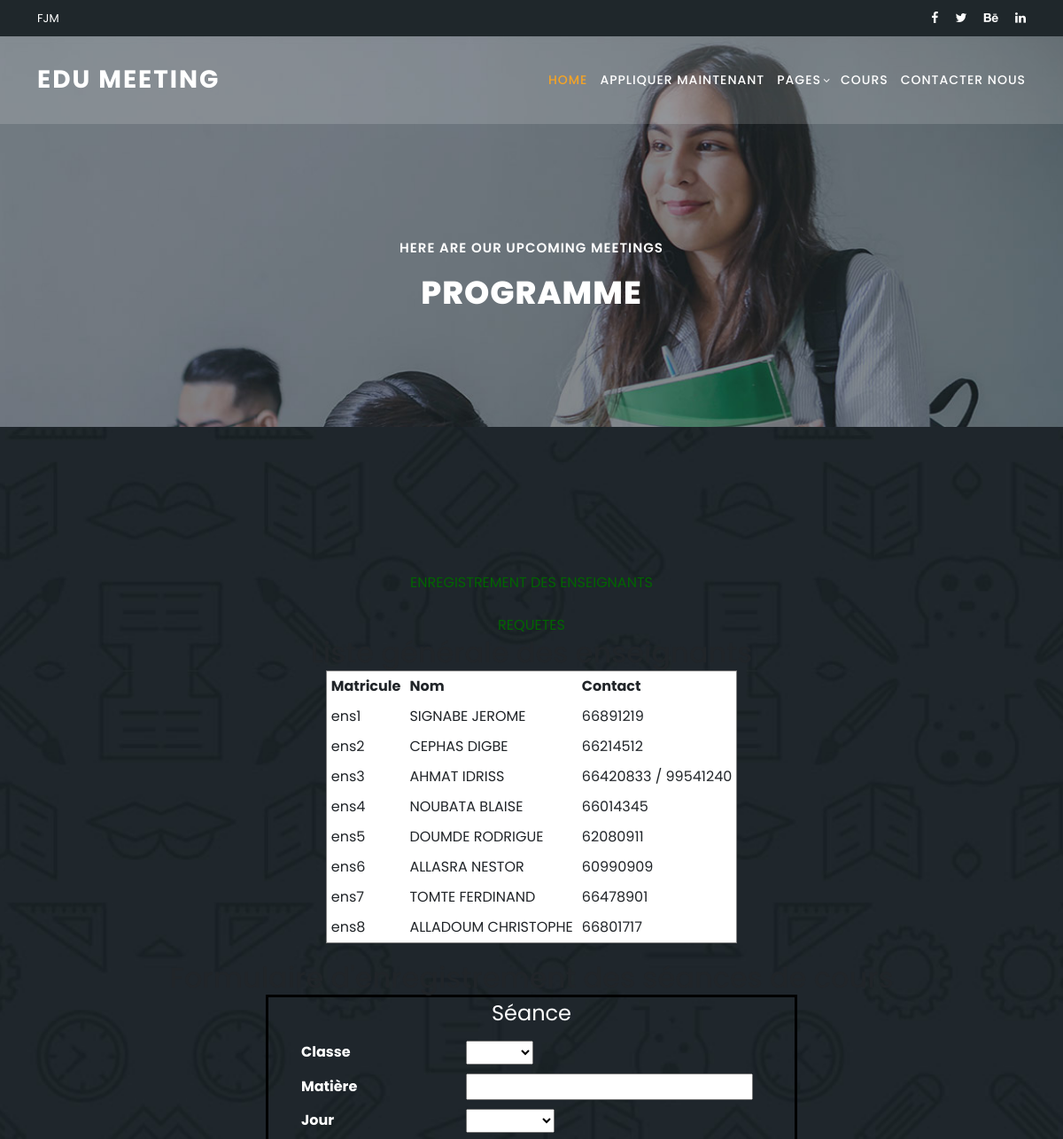
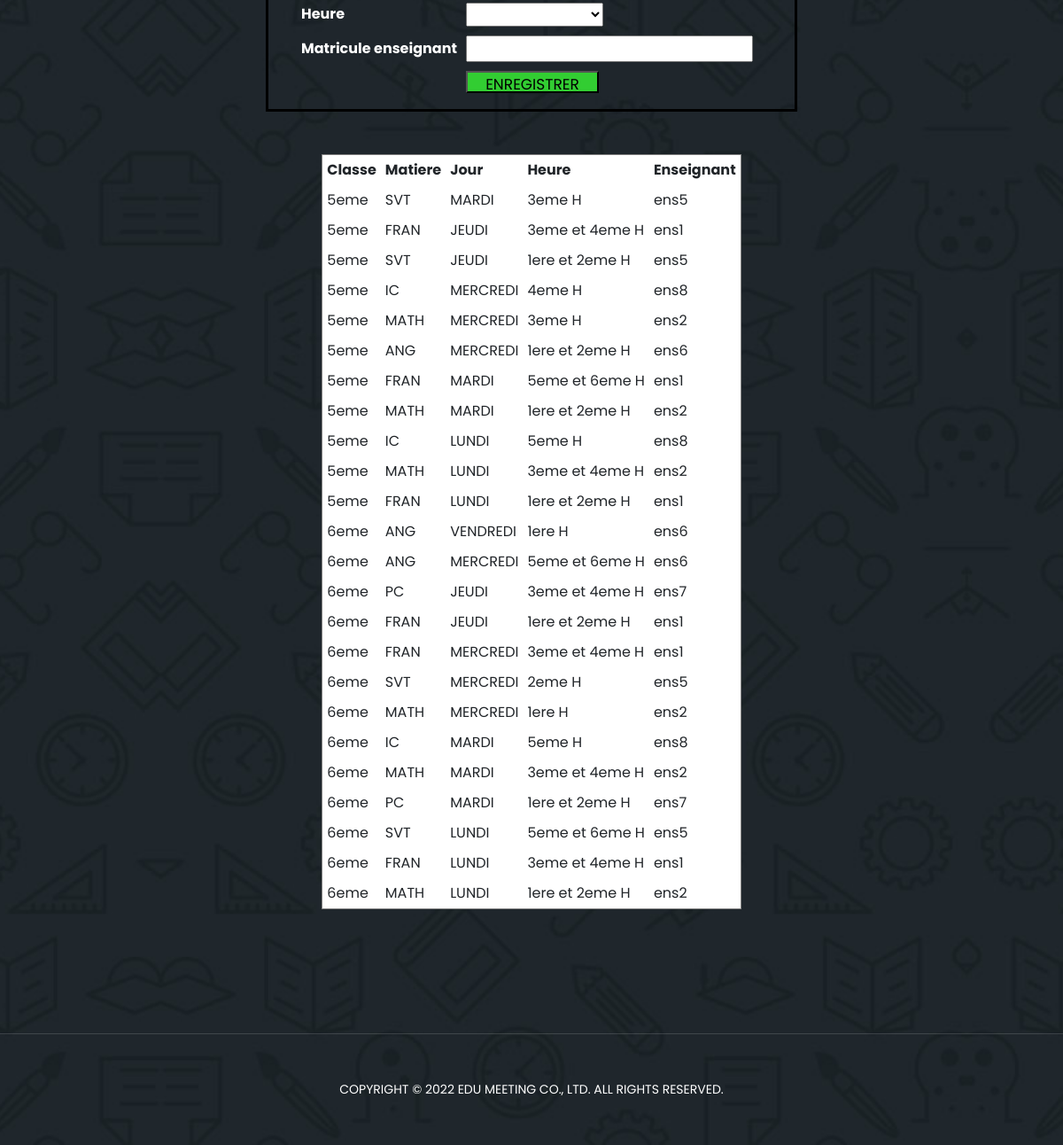
Screenshot of /cours.php with the database file from the repository (2 pictures, top to bottom).
### tables this page shows
CREATE TABLE IF NOT EXISTS `tb_enseignant` (
  `matricule` varchar(20) NOT NULL,
  `nom` varchar(150) NOT NULL,
  `contact` varchar(50) NOT NULL,
  PRIMARY KEY (`matricule`)
);

CREATE TABLE IF NOT EXISTS `tb_cours` (
  `id` int(11) NOT NULL AUTO_INCREMENT,
  `classe` varchar(30) NOT NULL,
  `matiere` varchar(80) NOT NULL,
  `num_jour` smallint(6) DEFAULT NULL,
  `Jour` varchar(20) NOT NULL,
  `heure` varchar(20) NOT NULL,
  `matricule_ens` varchar(20) NOT NULL,
  PRIMARY KEY (`id`),
  KEY `fk` (`matricule_ens`)
);

### cours.php (the view, shortened to what this page needs)
<?php
$servername = "localhost";
$username = "root";
$password = "";
$dbname = "emploidutemps_db";
$conn = mysqli_connect($servername, $username, $password, $dbname);
?>
<?php
$heure=@$_POST["heure"];
$jour=@$_POST["jour"];
$classe=@$_POST["classe"];
$mess='';
?>
<!DOCTYPE html>
<html lang="en">
  <head>
    <link href="vendor/bootstrap/css/bootstrap.min.css" rel="stylesheet">
    <link rel="stylesheet" href="assets/css/fontawesome.css">
    <link rel="stylesheet" href="assets/css/templatemo-edu-meeting.css">
    <link rel="stylesheet" href="assets/css/owl.css">
    <link rel="stylesheet" href="assets/css/lightbox.css">
    <link rel="stylesheet" type="text/css" href="mystyle.css">
  </head>
<body>
  <div class="sub-header">
    <div class="container">
      <div class="row">
        <div class="col-lg-8 col-sm-8">
          <div class="left-content">
            <p>FJM</p>
          </div>
        </div>
        <div class="col-lg-4 col-sm-4">
          <div class="right-icons">
            <ul>
              <li><a href="#"><i class="fa fa-facebook"></i></a></li>
              <li><a href="#"><i class="fa fa-twitter"></i></a></li>
              <li><a href="#"><i class="fa fa-behance"></i></a></li>
              <li><a href="#"><i class="fa fa-linkedin"></i></a></li>
            </ul>
          </div>
        </div>
      </div>
    </div>
  </div>
  <header class="header-area header-sticky">
      <div class="container">
          <div class="row">
              <div class="col-12">
                  <nav class="main-nav">
                      <a href="index.html" class="logo">
                          Edu Meeting
                      </a>
                      <ul class="nav">
                        <li><a href="../index.html" class="active">Home</a></li>
                        <li class="scroll-to-section"><a href="../index.html/#apply">Appliquer maintenant</a></li>
                        <li class="has-sub">
                            <a href="javascript:void(0)">Pages</a>
                        </li>
                        <li class="scroll-to-section"><a href="../index/#courses">Cours</a></li>
                        <li class="scroll-to-section"><a href="../index/#contact">Contacter nous</a></li>
                    </ul>
                  </nav>
              </div>
          </div>
      </div>
  </header>
  <section class="heading-page header-text" id="top">
    <div class="container">
      <div class="row">
        <div class="col-lg-12">
          <h6>Here are our upcoming meetings</h6>
          <h2>Programme</h2>
        </div>
      </div>
    </div>
  </section>
  <section class="meetings-page" id="meetings">
<div align="center">
<br>
	<a href="index.php">ENREGISTREMENT DES ENSEIGNANTS</a><br><br>
	<a href="requetes.php">REQUETES</a>
<h2>Liste générale des enseignants</h2>
<?php
	$rq1=mysqli_query($conn,"select * from tb_enseignant ");
	print'<table border="1" class="tab"><tr><th>Matricule</th><th>Nom</th><th>Contact</th></tr>';
	while($rst=mysqli_fetch_assoc($rq1)){
	  print"<tr>";
	         echo"<td>".$rst['matricule']."</td>";
	          echo"<td>".$rst['nom']."</td>";
	           echo"<td>".$rst['contact']."</td>";
	         print"</tr>";
	}
		print'</table>';
	?>
<h2>Formulaire d'enregistrement des séances de cours</h2>
<form action="" method="POST" >
<fieldset>
	<legend> <font color="white">Séance</font></legend>
	<table>
	<tr><td><b><font color="white">Classe</font> </b></td><td><select name="classe" id="classe" >
     <option  value="<?php echo $classe; ?>"><?php echo $classe; ?></option>
         <option  value="6eme">6eme</option>
     </select></td></tr>
	<tr><td><b><font color="white">Matière</font> </b></td><td><input type="text" name="matiere" value=""></td></tr>
	<tr><td><b><font color="white">Jour</font> </b></td><td><select name="jour" id="jour" >
     <option  value="<?php echo $jour; ?>"><?php echo $jour; ?></option>
         <option  value="LUNDI">LUNDI</option>
     </select></td></tr>
  <tr><td><b><font color="white">Heure</font> </b></td><td><select name="heure" id="heure" >
     <option  value="<?php echo $heure; ?>"><?php echo $heure; ?></option>
         <option  value="1ere et 2eme H">1ere et 2eme H</option>
     </select></td></tr>
  <tr><td><b><font color="white">Matricule enseignant</font> </b></td><td><input type="text" name="matricule" value=""></td></tr>
	<tr><td></td><td><input type="submit" name="benrg" value="ENREGISTRER" class="bouton"></td></tr>
	<tr><td></td><td><?php print $mess;?></td><td></td></tr>
	</table>
	</fieldset>
</form>
<?php
print"<br><br>";
	$rq2=mysqli_query($conn,"select * from tb_cours order by id desc ");
	print'<table border="1" class="tab" ><tr><th>Classe</th><th>Matiere</th><th>Jour</th><th>Heure</th><th>Enseignant</th></tr>';
	while($rst2=mysqli_fetch_assoc($rq2)){
	  print"<tr>";
	         echo"<td>".$rst2['classe']."</td>";
	          echo"<td>".$rst2['matiere']."</td>";
	          echo"<td>".$rst2['Jour']."</td>";
	           echo"<td>".$rst2['heure']."</td>";
	           echo"<td>".$rst2['matricule_ens']."</td>";
	         print"</tr>";
	}
		print'</table>';
	?>
</div>
<div class="footer">
      <p>Copyright © 2022 Edu Meeting Co., Ltd. All Rights Reserved.</p>
    </div>
  </section>
</body>
</html>

### mystyle.css (style rules this page uses)
body { margin:0px; padding: 0px; background-color: #87cefa; }
.tab { background-color: white; border-collapse: collapse; margin-bottom: 20px; }
.tab th,td { padding: 5px; }
.bouton { width: 150px; height: 25px; font-size: 17px; background-color: #32cd32; }
fieldset { width: 50%; border:3px solid black; color: white; }
a { color:#006400; text-decoration: none; }

### rows the page displays
tb_enseignant: matricule "ens1", nom "SIGNABE JEROME", contact "66891219"
tb_enseignant: matricule "ens2", nom "CEPHAS DIGBE", contact "66214512"
tb_enseignant: matricule "ens3", nom "AHMAT IDRISS", contact "66420833 / 99541240"
tb_enseignant: matricule "ens4", nom "NOUBATA BLAISE", contact "66014345"
tb_enseignant: matricule "ens5", nom "DOUMDE RODRIGUE", contact "62080911"
tb_enseignant: matricule "ens6", nom "ALLASRA NESTOR", contact "60990909"
tb_enseignant: matricule "ens7", nom "TOMTE FERDINAND", contact "66478901"
tb_enseignant: matricule "ens8", nom "ALLADOUM CHRISTOPHE", contact "66801717"
tb_cours: classe "5eme", matiere "SVT", Jour "MARDI", heure "3eme H", matricule_ens "ens5"
tb_cours: classe "5eme", matiere "FRAN", Jour "JEUDI", heure "3eme et 4eme H", matricule_ens "ens1"
tb_cours: classe "5eme", matiere "SVT", Jour "JEUDI", heure "1ere et 2eme H", matricule_ens "ens5"
tb_cours: classe "5eme", matiere "IC", Jour "MERCREDI", heure "4eme H", matricule_ens "ens8"
tb_cours: classe "5eme", matiere "MATH", Jour "MERCREDI", heure "3eme H", matricule_ens "ens2"
tb_cours: classe "5eme", matiere "ANG", Jour "MERCREDI", heure "1ere et 2eme H", matricule_ens "ens6"
tb_cours: classe "5eme", matiere "FRAN", Jour "MARDI", heure "5eme et 6eme H", matricule_ens "ens1"
tb_cours: classe "5eme", matiere "MATH", Jour "MARDI", heure "1ere et 2eme H", matricule_ens "ens2"
tb_cours: classe "5eme", matiere "IC", Jour "LUNDI", heure "5eme H", matricule_ens "ens8"
tb_cours: classe "5eme", matiere "MATH", Jour "LUNDI", heure "3eme et 4eme H", matricule_ens "ens2"
tb_cours: classe "5eme", matiere "FRAN", Jour "LUNDI", heure "1ere et 2eme H", matricule_ens "ens1"
tb_cours: classe "6eme", matiere "ANG", Jour "VENDREDI", heure "1ere H", matricule_ens "ens6"
tb_cours: classe "6eme", matiere "ANG", Jour "MERCREDI", heure "5eme et 6eme H", matricule_ens "ens6"
tb_cours: classe "6eme", matiere "PC", Jour "JEUDI", heure "3eme et 4eme H", matricule_ens "ens7"
tb_cours: classe "6eme", matiere "FRAN", Jour "JEUDI", heure "1ere et 2eme H", matricule_ens "ens1"
tb_cours: classe "6eme", matiere "FRAN", Jour "MERCREDI", heure "3eme et 4eme H", matricule_ens "ens1"
tb_cours: classe "6eme", matiere "SVT", Jour "MERCREDI", heure "2eme H", matricule_ens "ens5"
tb_cours: classe "6eme", matiere "MATH", Jour "MERCREDI", heure "1ere H", matricule_ens "ens2"
tb_cours: classe "6eme", matiere "IC", Jour "MARDI", heure "5eme H", matricule_ens "ens8"
tb_cours: classe "6eme", matiere "MATH", Jour "MARDI", heure "3eme et 4eme H", matricule_ens "ens2"
tb_cours: classe "6eme", matiere "PC", Jour "MARDI", heure "1ere et 2eme H", matricule_ens "ens7"
tb_cours: classe "6eme", matiere "SVT", Jour "LUNDI", heure "5eme et 6eme H", matricule_ens "ens5"
tb_cours: classe "6eme", matiere "FRAN", Jour "LUNDI", heure "3eme et 4eme H", matricule_ens "ens1"
tb_cours: classe "6eme", matiere "MATH", Jour "LUNDI", heure "1ere et 2eme H", matricule_ens "ens2"
